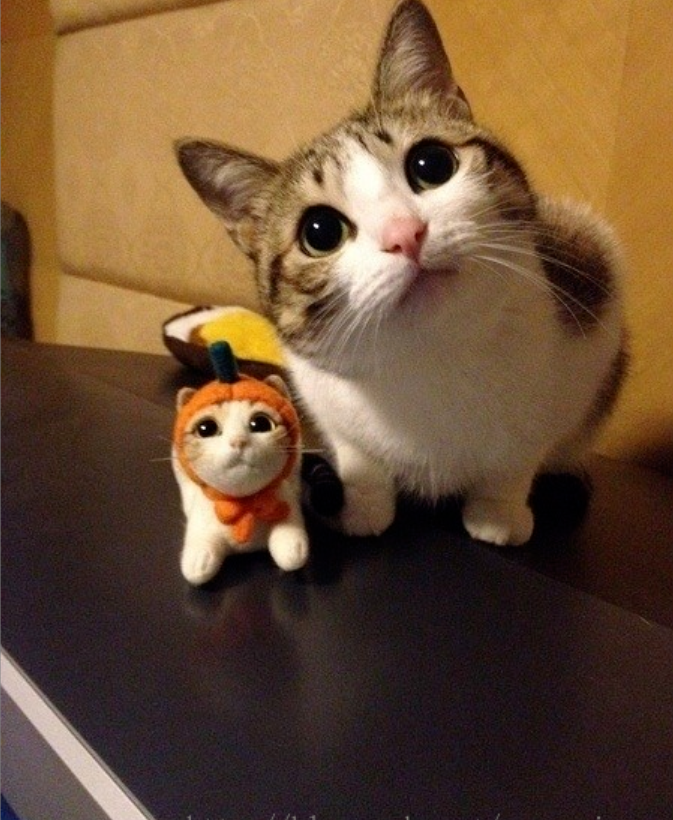
//> input picture test_dilate_erode/1.png, 673 x 820 px
$ ./main   (built with g++ and OpenCV 4)
//> lines starting //> are read from the running program, lines starting //| are printed output that depends on the picture

//-----------------------------------【程序说明】----------------------------------------------
//            程序名称:：《【OpenCV入门教程之十】形态学图像处理（一）：膨胀与腐蚀  》 博文配套源码
//            开发所用IDE版本：Visual Studio 2010
//          开发所用OpenCV版本： 2.4.8
//            2014年4月14日 Create by 浅墨
//            浅墨的微博：@浅墨_毛星云
//------------------------------------------------------------------------------------------------

//-----------------------------------【头文件包含部分】---------------------------------------
//            描述：包含程序所依赖的头文件
//----------------------------------------------------------------------------------------------
#include <opencv2/opencv.hpp>
#include <opencv2/highgui/highgui.hpp>
#include<opencv2/imgproc/imgproc.hpp>
#include <iostream>

//-----------------------------------【命名空间声明部分】---------------------------------------
//            描述：包含程序所使用的命名空间
//-----------------------------------------------------------------------------------------------
using namespace std;
using namespace cv;


//-----------------------------------【全局变量声明部分】--------------------------------------
//            描述：全局变量声明
//-----------------------------------------------------------------------------------------------
Mat g_srcImage, g_dstImage;//原始图和效果图
int g_nTrackbarNumer = 0;//0表示腐蚀erode, 1表示膨胀dilate
int g_nStructElementSize = 3; //结构元素(内核矩阵)的尺寸


//-----------------------------------【全局函数声明部分】--------------------------------------
//            描述：全局函数声明
//-----------------------------------------------------------------------------------------------
void Process();//膨胀和腐蚀的处理函数
void on_TrackbarNumChange(int, void *);//回调函数
void on_ElementSizeChange(int, void *);//回调函数


//-----------------------------------【main( )函数】--------------------------------------------
//            描述：控制台应用程序的入口函数，我们的程序从这里开始
//-----------------------------------------------------------------------------------------------
int main()
{
	//改变console字体颜色
	system("color5E");

	//载入原图
	g_srcImage = imread("1.png");
//> g_srcImage is the input picture: 820 rows x 673 cols, CV_8UC3; mean B, G, R 53.5, 79.8, 108
	if (!g_srcImage.data) { printf("Oh，no，读取srcImage错误~！\n"); return false; }

	//显示原始图
	namedWindow("【原始图】");
	imshow("【原始图】", g_srcImage);

	//进行初次腐蚀操作并显示效果图
	namedWindow("【效果图】");
	//获取自定义核
	Mat element = getStructuringElement(MORPH_RECT,
		Size(2 * g_nStructElementSize + 1, 2 * g_nStructElementSize + 1),
		Point(g_nStructElementSize, g_nStructElementSize));
	erode(g_srcImage, g_dstImage, element);
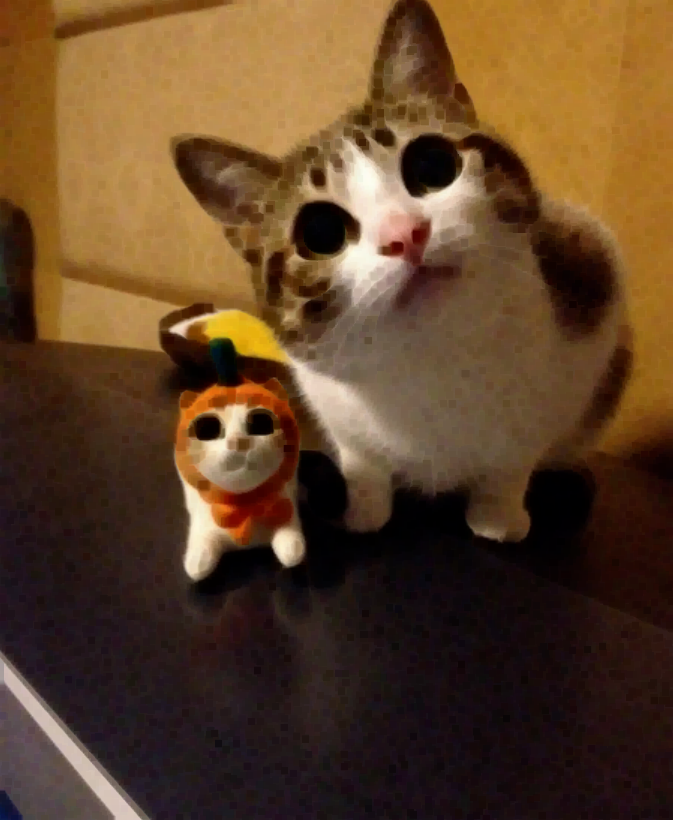
//> g_dstImage: 820 rows x 673 cols, CV_8UC3; mean B, G, R 39.4, 65.6, 93.6
	imshow("【效果图】", g_dstImage);

	//创建轨迹条
	createTrackbar("腐蚀/膨胀", "【效果图】", &g_nTrackbarNumer, 1, on_TrackbarNumChange);
//> slider '腐蚀/膨胀' is set to 1
	createTrackbar("内核尺寸", "【效果图】", &g_nStructElementSize, 21, on_ElementSizeChange);

	//输出一些帮助信息
	cout << endl << "\t嗯。运行成功，请调整滚动条观察图像效果~\n\n"
		<< "\t按下“q”键时，程序退出~!\n"
		<< "\n\n\t\t\t\tby浅墨";

	//轮询获取按键信息，若下q键，程序退出
	while (char(waitKey(1)) != 'q') {}
//> in Process, `dilate(g_srcImage, g_dstImage, element);`:
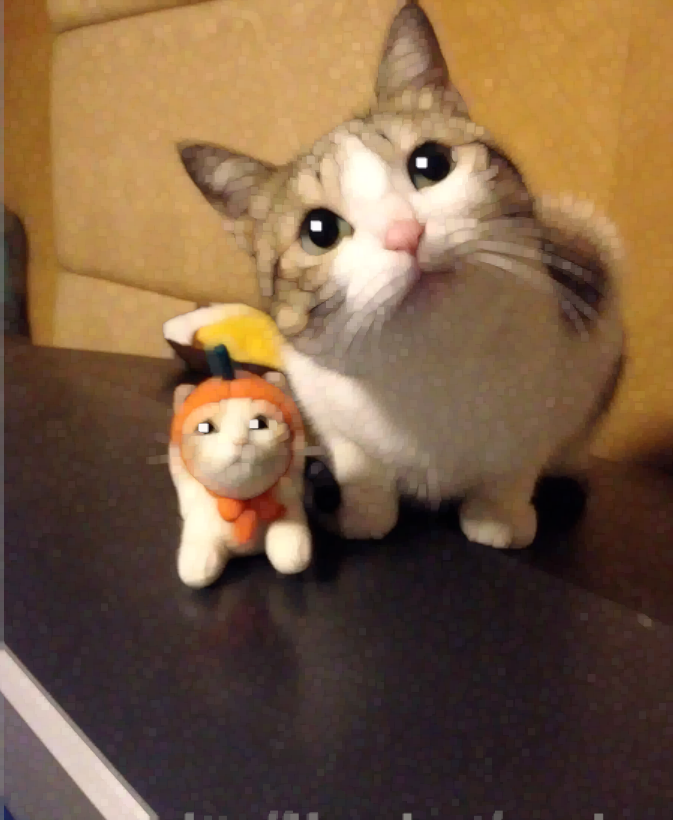
//> g_dstImage: 820 rows x 673 cols, CV_8UC3; mean B, G, R 67.8, 94, 122.3
//> the 'q' key is pressed

	return 0;
}

//-----------------------------【Process( )函数】------------------------------------
//            描述：进行自定义的腐蚀和膨胀操作
//-----------------------------------------------------------------------------------------
void Process()
{
	//获取自定义核
	Mat element = getStructuringElement(MORPH_RECT,
		Size(2 * g_nStructElementSize + 1, 2 * g_nStructElementSize + 1),
		Point(g_nStructElementSize, g_nStructElementSize));

	//进行腐蚀或膨胀操作
	if (g_nTrackbarNumer == 0) {
		erode(g_srcImage, g_dstImage, element);
	}
	else {
		dilate(g_srcImage, g_dstImage, element);
	}

	//显示效果图
	imshow("【效果图】", g_dstImage);
}


//-----------------------------【on_TrackbarNumChange( )函数】------------------------------------
//            描述：腐蚀和膨胀之间切换开关的回调函数
//-----------------------------------------------------------------------------------------------------
void on_TrackbarNumChange(int, void *)
{
	//腐蚀和膨胀之间效果已经切换，回调函数体内需调用一次Process函数，使改变后的效果立即生效并显示出来
	Process();
}


//-----------------------------【on_ElementSizeChange( )函数】-------------------------------------
//            描述：腐蚀和膨胀操作内核改变时的回调函数
//-----------------------------------------------------------------------------------------------------
void on_ElementSizeChange(int, void *)
{
	//内核尺寸已改变，回调函数体内需调用一次Process函数，使改变后的效果立即生效并显示出来
	Process();
}
